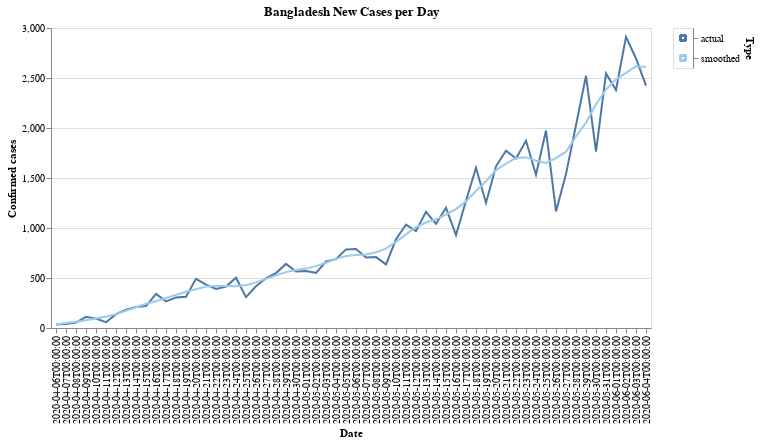

The notebook cell this image was saved under:
### Code cell
#hide_input
def prepare_cases(cases, cutoff=25):
    new_cases = cases.diff()

    smoothed = new_cases.rolling(7,
        win_type='gaussian',
        min_periods=1,
        center=True).mean(std=2).round()
    
    idx_start = np.searchsorted(smoothed, cutoff)
    
    smoothed = smoothed.iloc[idx_start:]
    original = new_cases.loc[smoothed.index]
    
    return original, smoothed

country_name = 'Bangladesh'
bts = ts.xs(country_name).rename(f"{country_name} cases")

original, smoothed = prepare_cases(bts)

# Visualize
df_actual = pd.DataFrame({'Date': original.index.values, 'confirmed_cases': original, 'Type': 'actual'})
df_smoothed = pd.DataFrame({'Date': smoothed.index.values, 'confirmed_cases': smoothed, 'Type': 'smoothed'})
df = pd.concat([df_actual, df_smoothed])
df.head()

color_var=alt.Color('Type:N', scale=alt.Scale(scheme='tableau20'), legend=None)
chart = alt.Chart(df).mark_line().encode(
    x=alt.X('Date:O', axis=alt.Axis(title='Date')),
    y=alt.Y('confirmed_cases', axis=alt.Axis(title='Confirmed cases')),
    color=color_var,
    tooltip=['Date:O', 'confirmed_cases'],
    
).properties(
    title=f"{country_name} New Cases per Day"
)

legend = alt.Chart(df).mark_point().encode(
    y=alt.Y('Type', axis=alt.Axis(orient='right')),
    color=color_var
)
chart.properties(width=600, height=300)|legend

### Figure 1 — Vega-Lite specification as saved in the notebook (floating-point values rounded to 4 significant figures)
{"config": {"view": {"continuousWidth": 400, "continuousHeight": 300}}, "hconcat": [{"mark": "line", "encoding": {"color": {"type": "nominal", "field": "Type", "legend": null, "scale": {"scheme": "tableau20"}}, "tooltip": [{"type": "ordinal", "field": "Date"}, {"type": "quantitative", "field": "confirmed_cases"}], "x": {"type": "ordinal", "axis": {"title": "Date"}, "field": "Date"}, "y": {"type": "quantitative", "axis": {"title": "Confirmed cases"}, "field": "confirmed_cases"}}, "height": 300, "title": "Bangladesh New Cases per Day", "width": 600}, {"mark": "point", "encoding": {"color": {"type": "nominal", "field": "Type", "legend": null, "scale": {"scheme": "tableau20"}}, "y": {"type": "nominal", "axis": {"orient": "right"}, "field": "Type"}}}], "data": {"name": "data-1b459182d335ae192db1b463bafb2406"}, "$schema": "https://vega.github.io/schema/vega-lite/v4.8.1.json", "datasets": {"data-1b459182d335ae192db1b463bafb2406": [{"Date": "2020-04-06T00:00:00", "confirmed_cases": 35.0, "Type": "actual"}, {"Date": "2020-04-07T00:00:00", "confirmed_cases": 41.0, "Type": "actual"}, {"Date": "2020-04-08T00:00:00", "confirmed_cases": 54.0, "Type": "actual"}, {"Date": "2020-04-09T00:00:00", "confirmed_cases": 112.0, "Type": "actual"}, {"Date": "2020-04-10T00:00:00", "confirmed_cases": 94.0, "Type": "actual"}, {"Date": "2020-04-11T00:00:00", "confirmed_cases": 58.0, "Type": "actual"}, {"Date": "2020-04-12T00:00:00", "confirmed_cases": 139.0, "Type": "actual"}, {"Date": "2020-04-13T00:00:00", "confirmed_cases": 182.0, "Type": "actual"}, {"Date": "2020-04-14T00:00:00", "confirmed_cases": 209.0, "Type": "actual"}, {"Date": "2020-04-15T00:00:00", "confirmed_cases": 219.0, "Type": "actual"}, {"Date": "2020-04-16T00:00:00", "confirmed_cases": 341.0, "Type": "actual"}, {"Date": "2020-04-17T00:00:00", "confirmed_cases": 266.0, "Type": "actual"}, {"Date": "2020-04-18T00:00:00", "confirmed_cases": 306.0, "Type": "actual"}, {"Date": "2020-04-19T00:00:00", "confirmed_cases": 312.0, "Type": "actual"}, {"Date": "2020-04-20T00:00:00", "confirmed_cases": 492.0, "Type": "actual"}, {"Date": "2020-04-21T00:00:00", "confirmed_cases": 434.0, "Type": "actual"}, {"Date": "2020-04-22T00:00:00", "confirmed_cases": 390.0, "Type": "actual"}, {"Date": "2020-04-23T00:00:00", "confirmed_cases": 414.0, "Type": "actual"}, {"Date": "2020-04-24T00:00:00", "confirmed_cases": 503.0, "Type": "actual"}, {"Date": "2020-04-25T00:00:00", "confirmed_cases": 309.0, "Type": "actual"}, {"Date": "2020-04-26T00:00:00", "confirmed_cases": 418.0, "Type": "actual"}, {"Date": "2020-04-27T00:00:00", "confirmed_cases": 497.0, "Type": "actual"}, {"Date": "2020-04-28T00:00:00", "confirmed_cases": 549.0, "Type": "actual"}, {"Date": "2020-04-29T00:00:00", "confirmed_cases": 641.0, "Type": "actual"}, {"Date": "2020-04-30T00:00:00", "confirmed_cases": 564.0, "Type": "actual"}, {"Date": "2020-05-01T00:00:00", "confirmed_cases": 571.0, "Type": "actual"}, {"Date": "2020-05-02T00:00:00", "confirmed_cases": 552.0, "Type": "actual"}, {"Date": "2020-05-03T00:00:00", "confirmed_cases": 665.0, "Type": "actual"}, {"Date": "2020-05-04T00:00:00", "confirmed_cases": 688.0, "Type": "actual"}, {"Date": "2020-05-05T00:00:00", "confirmed_cases": 786.0, "Type": "actual"}, {"Date": "2020-05-06T00:00:00", "confirmed_cases": 790.0, "Type": "actual"}, {"Date": "2020-05-07T00:00:00", "confirmed_cases": 706.0, "Type": "actual"}, {"Date": "2020-05-08T00:00:00", "confirmed_cases": 709.0, "Type": "actual"}, {"Date": "2020-05-09T00:00:00", "confirmed_cases": 636.0, "Type": "actual"}, {"Date": "2020-05-10T00:00:00", "confirmed_cases": 887.0, "Type": "actual"}, {"Date": "2020-05-11T00:00:00", "confirmed_cases": 1034.0, "Type": "actual"}, {"Date": "2020-05-12T00:00:00", "confirmed_cases": 969.0, "Type": "actual"}, {"Date": "2020-05-13T00:00:00", "confirmed_cases": 1162.0, "Type": "actual"}, {"Date": "2020-05-14T00:00:00", "confirmed_cases": 1041.0, "Type": "actual"}, {"Date": "2020-05-15T00:00:00", "confirmed_cases": 1202.0, "Type": "actual"}, {"Date": "2020-05-16T00:00:00", "confirmed_cases": 930.0, "Type": "actual"}, {"Date": "2020-05-17T00:00:00", "confirmed_cases": 1273.0, "Type": "actual"}, {"Date": "2020-05-18T00:00:00", "confirmed_cases": 1602.0, "Type": "actual"}, {"Date": "2020-05-19T00:00:00", "confirmed_cases": 1251.0, "Type": "actual"}, {"Date": "2020-05-20T00:00:00", "confirmed_cases": 1617.0, "Type": "actual"}, {"Date": "2020-05-21T00:00:00", "confirmed_cases": 1773.0, "Type": "actual"}, {"Date": "2020-05-22T00:00:00", "confirmed_cases": 1694.0, "Type": "actual"}, {"Date": "2020-05-23T00:00:00", "confirmed_cases": 1873.0, "Type": "actual"}, {"Date": "2020-05-24T00:00:00", "confirmed_cases": 1532.0, "Type": "actual"}, {"Date": "2020-05-25T00:00:00", "confirmed_cases": 1975.0, "Type": "actual"}, {"Date": "2020-05-26T00:00:00", "confirmed_cases": 1166.0, "Type": "actual"}, {"Date": "2020-05-27T00:00:00", "confirmed_cases": 1541.0, "Type": "actual"}, {"Date": "2020-05-28T00:00:00", "confirmed_cases": 2029.0, "Type": "actual"}, {"Date": "2020-05-29T00:00:00", "confirmed_cases": 2523.0, "Type": "actual"}, {"Date": "2020-05-30T00:00:00", "confirmed_cases": 1764.0, "Type": "actual"}, {"Date": "2020-05-31T00:00:00", "confirmed_cases": 2545.0, "Type": "actual"}, {"Date": "2020-06-01T00:00:00", "confirmed_cases": 2381.0, "Type": "actual"}, {"Date": "2020-06-02T00:00:00", "confirmed_cases": 2911.0, "Type": "actual"}, {"Date": "2020-06-03T00:00:00", "confirmed_cases": 2695.0, "Type": "actual"}, {"Date": "2020-06-04T00:00:00", "confirmed_cases": 2423.0, "Type": "actual"}, {"Date": "2020-04-06T00:00:00", "confirmed_cases": 35.0, "Type": "smoothed"}, {"Date": "2020-04-07T00:00:00", "confirmed_cases": 50.0, "Type": "smoothed"}, {"Date": "2020-04-08T00:00:00", "confirmed_cases": 63.0, "Type": "smoothed"}, {"Date": "2020-04-09T00:00:00", "confirmed_cases": 78.0, "Type": "smoothed"}, {"Date": "2020-04-10T00:00:00", "confirmed_cases": 94.0, "Type": "smoothed"}, {"Date": "2020-04-11T00:00:00", "confirmed_cases": 114.0, "Type": "smoothed"}, {"Date": "2020-04-12T00:00:00", "confirmed_cases": 139.0, "Type": "smoothed"}, {"Date": "2020-04-13T00:00:00", "confirmed_cases": 173.0, "Type": "smoothed"}, {"Date": "2020-04-14T00:00:00", "confirmed_cases": 207.0, "Type": "smoothed"}, {"Date": "2020-04-15T00:00:00", "confirmed_cases": 242.0, "Type": "smoothed"}, {"Date": "2020-04-16T00:00:00", "confirmed_cases": 268.0, "Type": "smoothed"}, {"Date": "2020-04-17T00:00:00", "confirmed_cases": 300.0, "Type": "smoothed"}, {"Date": "2020-04-18T00:00:00", "confirmed_cases": 331.0, "Type": "smoothed"}, {"Date": "2020-04-19T00:00:00", "confirmed_cases": 363.0, "Type": "smoothed"}, {"Date": "2020-04-20T00:00:00", "confirmed_cases": 388.0, "Type": "smoothed"}, {"Date": "2020-04-21T00:00:00", "confirmed_cases": 414.0, "Type": "smoothed"}, {"Date": "2020-04-22T00:00:00", "confirmed_cases": 420.0, "Type": "smoothed"}, {"Date": "2020-04-23T00:00:00", "confirmed_cases": 421.0, "Type": "smoothed"}, {"Date": "2020-04-24T00:00:00", "confirmed_cases": 418.0, "Type": "smoothed"}, {"Date": "2020-04-25T00:00:00", "confirmed_cases": 428.0, "Type": "smoothed"}, {"Date": "2020-04-26T00:00:00", "confirmed_cases": 456.0, "Type": "smoothed"}, {"Date": "2020-04-27T00:00:00", "confirmed_cases": 491.0, "Type": "smoothed"}, {"Date": "2020-04-28T00:00:00", "confirmed_cases": 526.0, "Type": "smoothed"}, {"Date": "2020-04-29T00:00:00", "confirmed_cases": 559.0, "Type": "smoothed"}, {"Date": "2020-04-30T00:00:00", "confirmed_cases": 579.0, "Type": "smoothed"}, {"Date": "2020-05-01T00:00:00", "confirmed_cases": 594.0, "Type": "smoothed"}, {"Date": "2020-05-02T00:00:00", "confirmed_cases": 619.0, "Type": "smoothed"}, {"Date": "2020-05-03T00:00:00", "confirmed_cases": 653.0, "Type": "smoothed"}, {"Date": "2020-05-04T00:00:00", "confirmed_cases": 691.0, "Type": "smoothed"}, {"Date": "2020-05-05T00:00:00", "confirmed_cases": 720.0, "Type": "smoothed"}, {"Date": "2020-05-06T00:00:00", "confirmed_cases": 730.0, "Type": "smoothed"}, {"Date": "2020-05-07T00:00:00", "confirmed_cases": 735.0, "Type": "smoothed"}, {"Date": "2020-05-08T00:00:00", "confirmed_cases": 757.0, "Type": "smoothed"}, {"Date": "2020-05-09T00:00:00", "confirmed_cases": 793.0, "Type": "smoothed"}, {"Date": "2020-05-10T00:00:00", "confirmed_cases": 861.0, "Type": "smoothed"}, {"Date": "2020-05-11T00:00:00", "confirmed_cases": 936.0, "Type": "smoothed"}, {"Date": "2020-05-12T00:00:00", "confirmed_cases": 1010.0, "Type": "smoothed"}, {"Date": "2020-05-13T00:00:00", "confirmed_cases": 1055.0, "Type": "smoothed"}, {"Date": "2020-05-14T00:00:00", "confirmed_cases": 1087.0, "Type": "smoothed"}, {"Date": "2020-05-15T00:00:00", "confirmed_cases": 1135.0, "Type": "smoothed"}, {"Date": "2020-05-16T00:00:00", "confirmed_cases": 1189.0, "Type": "smoothed"}, {"Date": "2020-05-17T00:00:00", "confirmed_cases": 1266.0, "Type": "smoothed"}, {"Date": "2020-05-18T00:00:00", "confirmed_cases": 1370.0, "Type": "smoothed"}, {"Date": "2020-05-19T00:00:00", "confirmed_cases": 1468.0, "Type": "smoothed"}, {"Date": "2020-05-20T00:00:00", "confirmed_cases": 1579.0, "Type": "smoothed"}, {"Date": "2020-05-21T00:00:00", "confirmed_cases": 1644.0, "Type": "smoothed"}, {"Date": "2020-05-22T00:00:00", "confirmed_cases": 1701.0, "Type": "smoothed"}, {"Date": "2020-05-23T00:00:00", "confirmed_cases": 1707.0, "Type": "smoothed"}, {"Date": "2020-05-24T00:00:00", "confirmed_cases": 1672.0, "Type": "smoothed"}, {"Date": "2020-05-25T00:00:00", "confirmed_cases": 1650.0, "Type": "smoothed"}, {"Date": "2020-05-26T00:00:00", "confirmed_cases": 1698.0, "Type": "smoothed"}, {"Date": "2020-05-27T00:00:00", "confirmed_cases": 1763.0, "Type": "smoothed"}, {"Date": "2020-05-28T00:00:00", "confirmed_cases": 1915.0, "Type": "smoothed"}, {"Date": "2020-05-29T00:00:00", "confirmed_cases": 2053.0, "Type": "smoothed"}, {"Date": "2020-05-30T00:00:00", "confirmed_cases": 2238.0, "Type": "smoothed"}, {"Date": "2020-05-31T00:00:00", "confirmed_cases": 2384.0, "Type": "smoothed"}, {"Date": "2020-06-01T00:00:00", "confirmed_cases": 2487.0, "Type": "smoothed"}, {"Date": "2020-06-02T00:00:00", "confirmed_cases": 2551.0, "Type": "smoothed"}, {"Date": "2020-06-03T00:00:00", "confirmed_cases": 2617.0, "Type": "smoothed"}, {"Date": "2020-06-04T00:00:00", "confirmed_cases": 2609.0, "Type": "smoothed"}]}}
